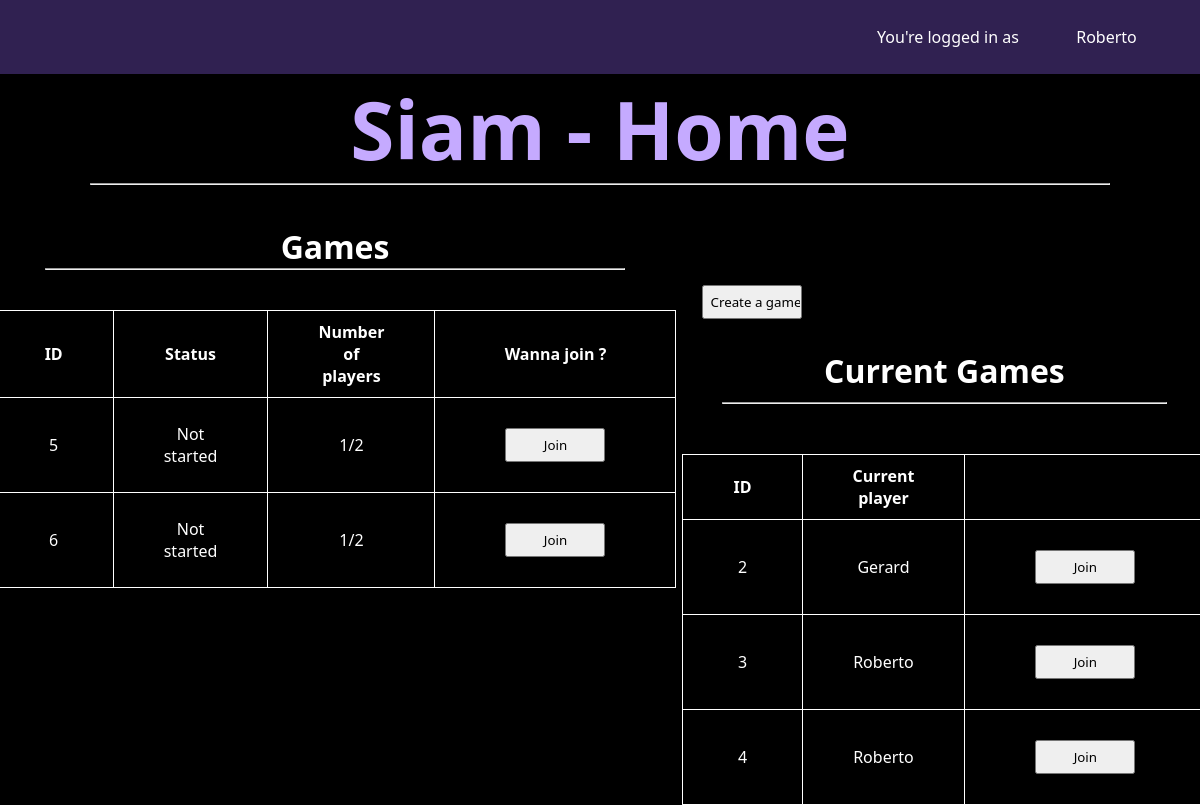
Screenshot of /home.php (signed in) with the database file from the repository.
### tables this page shows
CREATE TABLE games (
                        id INTEGER PRIMARY KEY AUTOINCREMENT,
                        status INTEGER NOT NULL,
                        nb_player INTEGER NOT NULL,
                        current_player_turn INTEGER,
                        winner INTEGER,
                        FOREIGN KEY(current_player_turn) REFERENCES players(id),
                        FOREIGN KEY(winner) REFERENCES players(id)
                        );

CREATE TABLE users (
                        id INTEGER PRIMARY KEY AUTOINCREMENT,
                        username TEXT NOT NULL,
                        password TEXT NOT NULL,
                        isAdmin INTEGER NOT NULL
                        );

### php/dbInterface.php (called while the page is built, shortened)
<?php
class DbInterface {
    function getUserFromPlayer(int $id_player){
        $db=new SQLite3(PARENTPATH."/db.sqlite");
        $pQuery=$db->prepare("
                    SELECT u.username
                    FROM users u
                    INNER JOIN players p
                        ON p.id_user=u.id
                    WHERE
                        p.id=:id_player");
        $pQuery->bindParam(":id_player",$id_player,SQLITE3_INTEGER);
        $result=$pQuery->execute();
        $username=$result->fetchArray(SQLITE3_ASSOC);
        return $username["username"];
    }
    function fetchGames($status) : array {
        $db = new SQLite3(PARENTPATH."/db.sqlite");
        $query = $db->query("
            SELECT g.*
            FROM games g
            INNER JOIN players p
                ON g.id=p.id_game
            WHERE g.status=$status
            ORDER BY id ASC
        ");
        $ret = [];
        while ($row = $query->fetchArray(SQLITE3_ASSOC)) {
            $ret[] = $row;
        }
        return $ret;
    }
    function getUser($username){
        $db=new SQLite3(PARENTPATH."/db.sqlite");
        $pQuery=$db->prepare("
                            SELECT id
                            FROM users
                            WHERE username=:username
                            ");
        $pQuery->bindParam(":username",$username,SQLITE3_TEXT);
        $res=$pQuery->execute();
        $ret=$res->fetchArray(SQLITE3_ASSOC);
        return $ret["id"];
    }
    function fetchGamesUser($username,...$statuses) : array {
        $id_user=$this->getUser($username);
        $db = new SQLite3(PARENTPATH."/db.sqlite");
        $whereClause = '';
        if (!empty($statuses)) {
            $whereClause = "WHERE status IN (" . implode(',', $statuses) . ")";
        }
        $query = $db->query("
            SELECT g.*
            FROM games g
            INNER JOIN players p
                ON g.id=p.id_game
            $whereClause AND p.id_user=$id_user
            ORDER BY id ASC
        ");
        $ret = [];
        while ($row = $query->fetchArray(SQLITE3_ASSOC)) {
            $ret[] = $row;
        }
        return $ret;
    }
}

### home.php (the view, shortened to what this page needs)
<!DOCTYPE html>
<?php
include_once "php/dbInterface.php";
$dbInterface=DbInterface::getInstance();
if (isset ($_COOKIE["username"])) {
    $username = $_COOKIE["username"];
} else {
    error_log("User cookie is not set");
    redirect("./login.php");
}
?>
<html lang="en">
<head>
    <link rel="stylesheet" href="css/styleHome.css">
</head>
<body>
    <div class="ribbon">
        <p>You're logged in as </p>
        <form id="dcForm" action="./logout.php">
            <select id="dropdownMenu" onchange="handleDropdownChange(this)">
                <option value="" disabled selected>
                    <?php echo $username; ?>
                </option>
            </select>
        </form>
    </div>
    <h1>Siam - Home</h1>
    <hr>
    <div id="content">
        <div id="container">
            <div id="games">
                <h3>Games</h3>
                <hr>
                <?php
                $data = $dbInterface->fetchGames(GameStatus::NOTSTARTED);
                ?>
                <table>
                    <tr>
                        <th>  ID  </th>
                        <th>Status</th>
                        <th>Number of players</th>
                        <th>Wanna join ?</th>
                    </tr>
                <?php foreach ($data as $key => $value): ?>
                    <tr>
                        <td><?php echo $data[$key]["id"]; ?></td>
                        <td><?php switch ($data[$key]["status"]){
                                case GameStatus::NOTSTARTED :
                                    echo "Not started";
                                    break;
                                } ?></td>
                        <td><?php echo $data[$key]["nb_player"]."/2"; ?></td>
                        <td>
                            <form action="php/joinGame.php" method="post">
                                <input type="submit" value="Join" name="JoinForm">
                            </form>
                        </td>
                    </tr>
                <?php endforeach; ?>
                </table>
            </div>
            <div class="buttons-container">
                <div class="buttons-container">
                    <form action="php/testCreateGame.php" method="post">
                        <input type="submit" name="createGame" value="Create a game">
                    </form>
                </div>
                <h3>Current Games</h3>
                <hr>
                <?php
                $data = $dbInterface->fetchGamesUser($_COOKIE["username"],GameStatus::STARTED);
                ?>
                <table>
                    <tr>
                        <th>  ID  </th>
                        <th>Current player</th>
                    </tr>
                <?php foreach ($data as $key => $value): ?>
                    <tr>
                        <td><?php echo $data[$key]["id"]; ?></td>
                        <td><?php if ($data[$key]["current_player_turn"]!=null){
                                    echo $dbInterface->getUserFromPlayer($data[$key]["current_player_turn"]);
                                } ?></td>
                        <td>
                            <form action="php/joinGame.php" method="post">
                                <input type="submit" value="Join" name="JoinForm">
                            </form>
                        </td>
                    </tr>
                <?php endforeach; ?>
                </table>
            </div>
        </div>
    </div>
</body>
</html>

### css/styleHome.css (style rules this page uses)
* { font-family: system-ui, -apple-system, BlinkMacSystemFont, 'Segoe UI', Roboto, Oxygen, Ubuntu, Cantarell, 'Open Sans', 'Helvetica Neue', sans-serif; margin: 0; padding: 0; box-sizing: border-box; }
h1 { text-align: center; font-size: 60pt; color: rgb(197, 170, 255); }
hr { width: 85%; background-color: white; margin: 0 auto 40px auto; }
body { background-color: black; color: white; display: flex; flex-direction: column; align-items: center; }
#dcForm { display: inline-block; }
.buttons-container { display: grid; grid-template-columns: repeat(auto-fill, minmax(150px, 1fr)); gap: 10px; margin-top: 20px; max-width: 800px; width: 100%; }
#dropdownMenu { text-align: center; appearance: none; background-color: rgb(48, 33, 81); color: white; border: 1px solid rgb(48, 33, 81); padding: 15px; font-size: 16px; cursor: pointer; }
#dropdownMenu option { background-color: rgb(48, 33, 81); color: white; }
.ribbon { background-color: rgb(48, 33, 81); padding: 10px; width: 100%; text-align: right; position: relative; }
.ribbon p { display: inline-block; margin-right: auto; color: white; }
#dropdownMenu:after { font-size: 12px; position: absolute; top: 50%; right: 10px; transform: translateY(-50%); pointer-events: none; }
#content { display: flex; justify-content: center; align-items: flex-start; }
#container { display: flex; }
input { width: 100px; padding: 6px; margin:20px; }
#games { flex: 2; margin-right: 6px; }
.buttons-container { flex: 1; display: flex; flex-direction: column; }
h3 { text-align: center; font-size: 24pt; }
table { margin: auto auto; border: 1px white; border-collapse: collapse; }
th, td, tr { border: 1px solid white; text-align: center; padding: 10px 50px; }

### rows the page displays
games: id "5", status "Not started", nb_player "1"
games: id "6", status "Not started", nb_player "1"
games: id "2", current_player_turn.username "Gerard"
games: id "3", current_player_turn.username "Roberto"
games: id "4", current_player_turn.username "Roberto"

### other values shown
form field value "Roberto"
